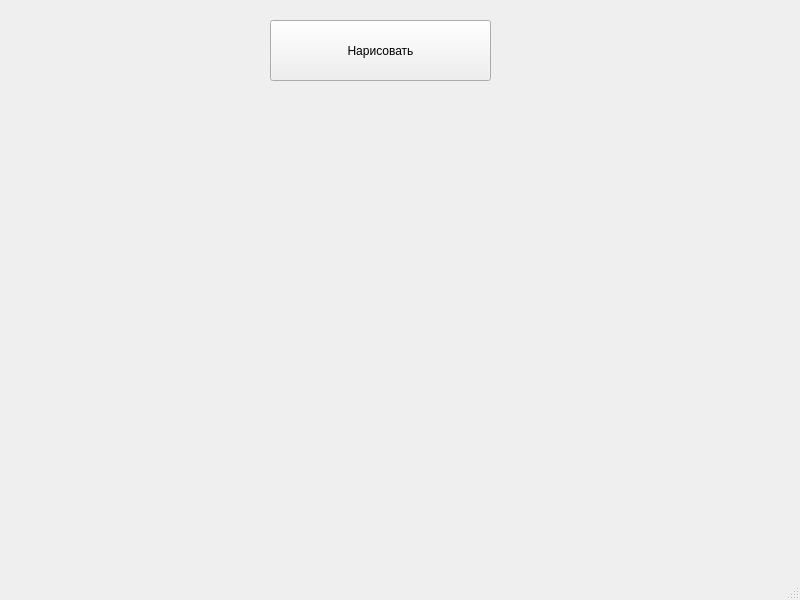
<?xml version="1.0" encoding="UTF-8"?>
<ui version="4.0">
 <class>MainWindow</class>
 <widget class="QMainWindow" name="MainWindow">
  <property name="geometry">
   <rect>
    <x>0</x>
    <y>0</y>
    <width>800</width>
    <height>600</height>
   </rect>
  </property>
  <property name="windowTitle">
   <string>MainWindow</string>
  </property>
  <widget class="QWidget" name="centralwidget">
   <widget class="QPushButton" name="pushButton">
    <property name="geometry">
     <rect>
      <x>270</x>
      <y>20</y>
      <width>221</width>
      <height>61</height>
     </rect>
    </property>
    <property name="text">
     <string>Нарисовать</string>
    </property>
   </widget>
  </widget>
  <widget class="QMenuBar" name="menubar">
   <property name="geometry">
    <rect>
     <x>0</x>
     <y>0</y>
     <width>800</width>
     <height>21</height>
    </rect>
   </property>
  </widget>
  <widget class="QStatusBar" name="statusbar"/>
 </widget>
 <resources/>
 <connections/>
</ui>
